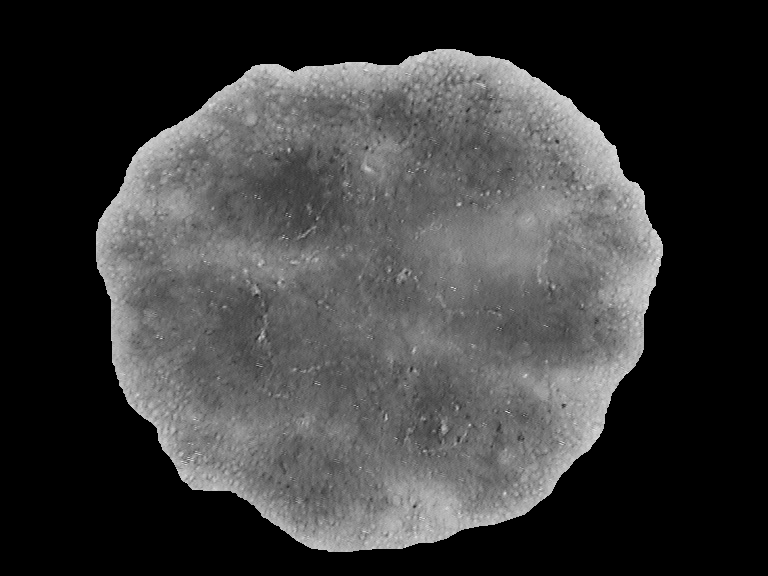
#> input picture plot_histograms/ph2_original.png, 768 x 576 px
$ python plot_hist.py
#> lines starting #> are read from the running program, lines starting #| are printed output that depends on the picture
import cv2
import numpy as np
from matplotlib import pyplot as plt

img = cv2.imread('ph2_original.png')
#> img is the input picture: shape (576, 768, 3); min 0, max 243, mean 59.9
img2 = cv2.imread('ph2_histEq.png')
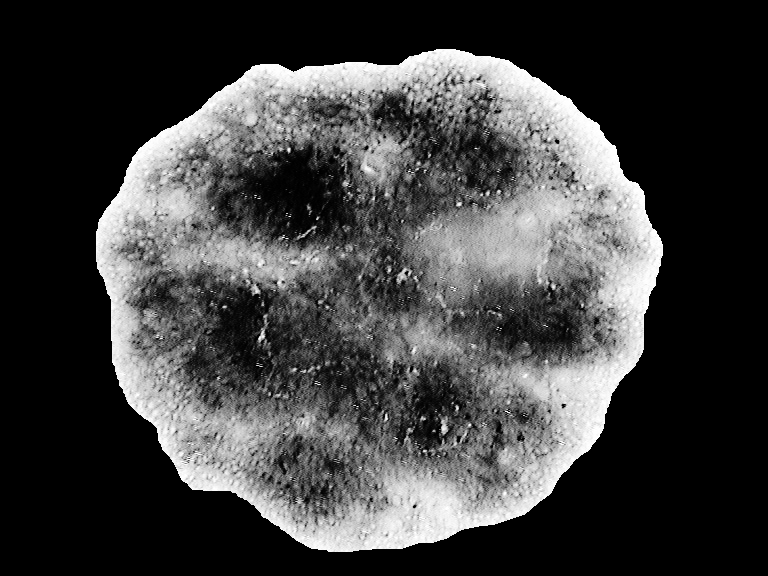
#> input picture plot_histograms/ph2_histEq.png, 768 x 576 px
#> img2 is the input picture: shape (576, 768, 3); min 0, max 255, mean 63.4

plt.hist(img.ravel(), 256, [1, 256])
plt.hist(img2.ravel(), 256, [1, 256])

plt.legend(['Imagem original', 'Equalizacao do Histograma'])
plt.show()
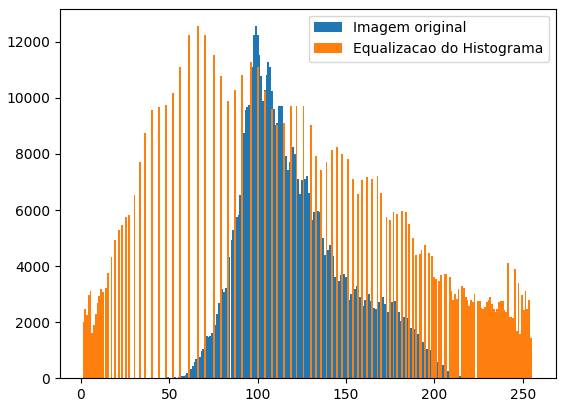
#> figure drawn by matplotlib, 1 panel; tallest bar 12558 high, from x = 98.62 to 99.61; tallest bar 12558 high, from x = 65.75 to 66.74
